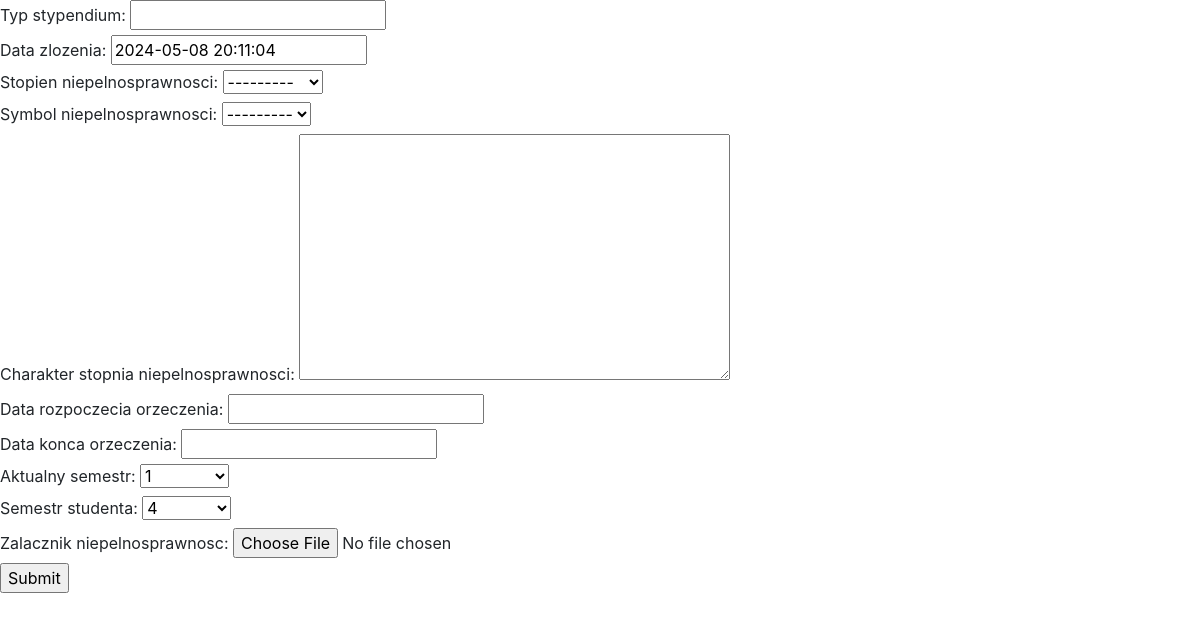
The app's page /edytuj_form_niepelno/1/ with its own data.
### api/models.py (models this page shows)
class Formularz(models.Model):
    id_formularza = models.IntegerField(primary_key=True)
    typ_stypendium = models.CharField(null=True, blank=True, max_length=30)
    student = models.ForeignKey('Student', on_delete=models.CASCADE)
    data_zlozenia = models.DateTimeField(null=True, blank=True)
    przychod_bez_podatku = models.FloatField(null=True, blank=True)
    srednia_ocen = models.FloatField(null=True, blank=True)
    dodatkowe_informacje = models.TextField(null=True, blank=True)
    plik_orzeczenie = models.ImageField(null=True, blank=True, upload_to='dokumenty/orzeczenia')
    id_osiagniecia = models.IntegerField(null=True, blank=True)
    oswiadczenie_prawo_o_szkolnictwie = models.BooleanField(default=False)
    oswiadczenie_gospodarstwo_domowe = models.BooleanField(default=False)
    oswiadczenie_dochody = models.BooleanField(default=False)
    zalacznik = models.FileField(null=True, blank=True, upload_to='dokumenty/zalaczniki')
    stopien_niepelnosprawnosci = models.ForeignKey('StopienNiepelnosprawnosci', on_delete=models.CASCADE, null=True, blank=True)
    symbol_niepelnosprawnosci = models.ForeignKey('SymbolNiepelnosprawnosci', on_delete=models.CASCADE, null=True, blank=True)
    charakter_stopnia_niepelnosprawnosci = models.TextField(null=True, blank=True, max_length=100)
    data_rozpoczecia_orzeczenia = models.DateField(null=True, blank=True)
    data_konca_orzeczenia = models.DateField(null=True, blank=True)
    aktualny_semestr = models.ForeignKey('AktualnySemestr', on_delete=models.CASCADE, null=True, blank=True)
    semestr_studenta = models.ForeignKey('SemestrStudenta', on_delete=models.CASCADE, null=True, blank=True)
    zalacznik_niepelnosprawnosc = models.FileField(null=True, blank=True, upload_to='dokumenty/zalaczniki_niepelnosprawnosci')

### api/views.py (the view)
# urls.py: path('edytuj_form_niepelno/<str:pk>/', EdytujFormNiepelno, name='edytuj_form_niepelno'),
def EdytujFormNiepelno(request,pk):
    formularz = Formularz.objects.get(id_formularza=pk)
    form = SkladanieFormularzaDlaNiepelnosprawnych(instance=formularz)
    if request.method == 'POST':
        form = SkladanieFormularzaDlaNiepelnosprawnych(request.POST, instance=formularz)
        if form.is_valid():
            form.save()
            return redirect('/admin_tables')
    context = {'form': form}
    return render(request, 'website/edytuj_form_niepelno.html',context)

### api/forms.py (shortened to what this page needs)
class SkladanieFormularzaDlaNiepelnosprawnych(forms.ModelForm):
    class Meta:
        model = Formularz
        fields = ['typ_stypendium', 'data_zlozenia', 'stopien_niepelnosprawnosci', 'symbol_niepelnosprawnosci', 'charakter_stopnia_niepelnosprawnosci', 'data_rozpoczecia_orzeczenia','data_konca_orzeczenia', 'aktualny_semestr', 'semestr_studenta', 'zalacznik_niepelnosprawnosc']

### api/models.py (called while the page is built)
    def __str__(self):
        return str(self.nazwa_symbolu)

    def __str__(self):
        return str(self.nazwa_stopnia)

    def __str__(self):
        return str(self.semestr)

    def __str__(self):
        return str(self.semestr)

### api/templates/website/edytuj_form_niepelno.html (shortened to what this page needs)
{% extends "navbar.html" %}
    {% block content %}
    <form action="" method="POST">
        {{form}}
        <input type="submit" name="Submit">
    </form>
    {% endblock %}

### records on screen
Formularz: data_zlozenia "2024-05-08 20:11:04", stopien_niepelnosprawnosci "---------", symbol_niepelnosprawnosci "---------", aktualny_semestr "1", semestr_studenta "4"
